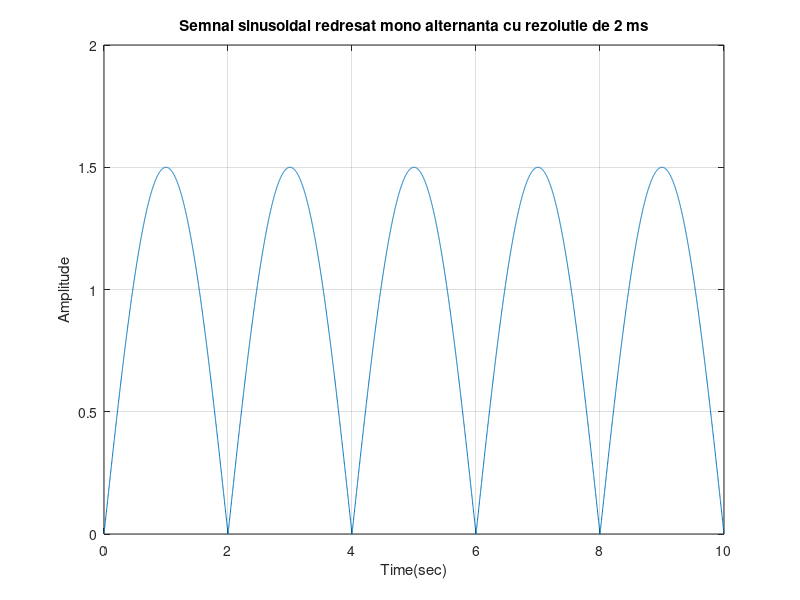
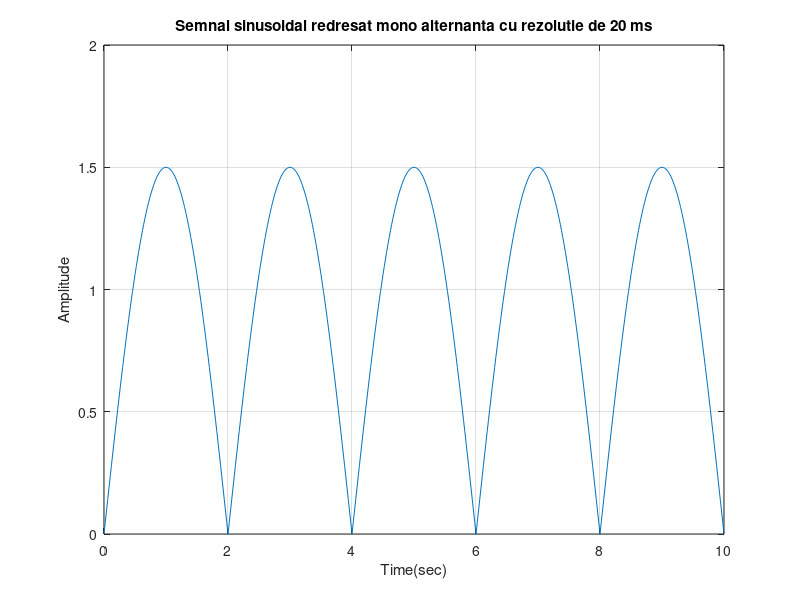
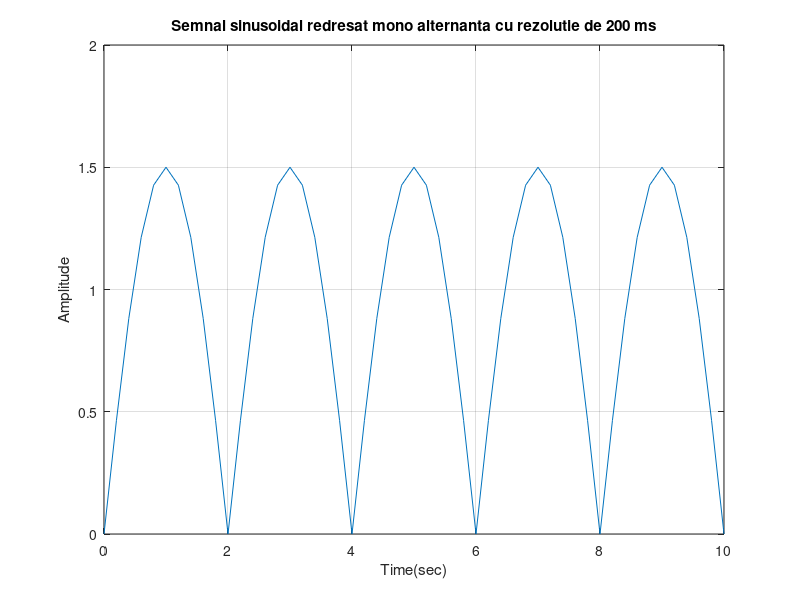

The MATLAB source for these figures, in order:
%Semnal sinusoidal redresat mono alternanta cu rezolutie temporara 2 ms 
t1=0:0.002:10;
s1=abs(1.5*sin(2*pi*0.25*t1));
figure(1)
plot(t1,s1),grid
title('Semnal sinusoidal redresat mono alternanta cu rezolutie de 2 ms')
xlabel('Time(sec)')
ylabel('Amplitude')

%Semnal sinusoidal redresat mono alternanta cu rezolutie temporara 20 ms 
t2=0:0.02:10;
s2=abs(1.5*sin(2*pi*0.25*t2));
figure(2)
plot(t2,s2),grid
title('Semnal sinusoidal redresat mono alternanta cu rezolutie de 20 ms')
xlabel('Time(sec)')
ylabel('Amplitude')

%Semnal sinusoidal redresat mono alternanta cu rezolutie temporara 200 ms 
t3=0:0.2:10;                   
s3=abs(1.5*sin(2*pi*0.25*t3));
figure(3)
plot(t3,s3),grid
title('Semnal sinusoidal redresat mono alternanta cu rezolutie de 200 ms')
xlabel('Time(sec)')
ylabel('Amplitude')